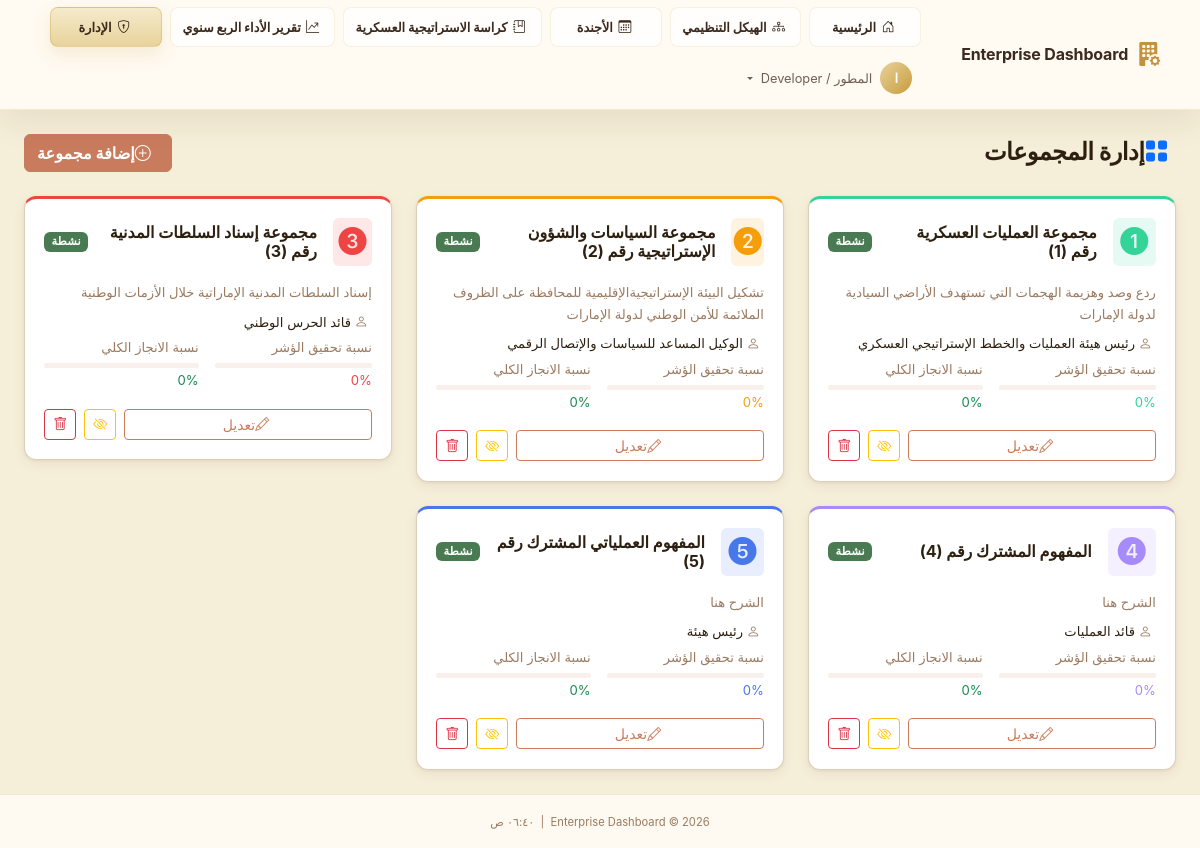
The page /admin/departments (signed in) on the database its author committed.
### app/models/user.py (models this page shows, shortened)
class User(UserMixin, db.Model):
    __tablename__ = 'users'
    id              = db.Column(db.String(36), primary_key=True, default=lambda: str(uuid.uuid4()))
    ldap_dn         = db.Column(db.String(255), unique=True, nullable=True)
    username        = db.Column(db.String(80),  unique=True, nullable=False, index=True)
    email           = db.Column(db.String(120), nullable=False)
    full_name       = db.Column(db.String(120), nullable=False)
    password_hash   = db.Column(db.String(255), nullable=True)  # Only for sim mode
    is_ldap_user    = db.Column(db.Boolean, default=True)
    is_active       = db.Column(db.Boolean, default=True)
    role_id         = db.Column(db.Integer, db.ForeignKey('roles.id'), nullable=True)
    department_id   = db.Column(db.Integer, db.ForeignKey('departments.id'), nullable=True)
    failed_logins     = db.Column(db.Integer, default=0)
    locked_until      = db.Column(db.DateTime, nullable=True)
    created_at  = db.Column(db.DateTime, default=datetime.utcnow)
    updated_at  = db.Column(db.DateTime, default=datetime.utcnow, onupdate=datetime.utcnow)
    last_login  = db.Column(db.DateTime, nullable=True)
    role       = db.relationship('Role', back_populates='users')
    department = db.relationship('Department', back_populates='users')
    audit_logs = db.relationship('AuditLog', back_populates='user', lazy='dynamic',
                                 foreign_keys='AuditLog.user_id')
    @property
    def is_authenticated(self) -> bool:
        return True
    def has_permission(self, required_level: int) -> bool:
        if not self.role:
            return False
        return self.role.permission_level >= required_level
    @property
    def permission_level(self) -> int:
        return self.role.permission_level if self.role else 0
    def can_admin(self) -> bool:
        return self.permission_level >= 80  # Deputy and above
    @classmethod
    def get_by_id(cls, user_id: str) -> Optional['User']:
        return cls.query.get(user_id)

### app/models/department.py (models this page shows, shortened)
class Department(db.Model):
    __tablename__ = 'departments'
    id                 = db.Column(db.Integer, primary_key=True)
    code               = db.Column(db.String(20), unique=True, nullable=False)
    name               = db.Column(db.String(120), nullable=False)
    description        = db.Column(db.Text, default='')
    responsible_person = db.Column(db.String(120), default='')          # Title / role (e.g., "رئيس هيئة...")
    responsible_name   = db.Column(db.String(120), default='')          # Person's name (shown above the title)
    color              = db.Column(db.String(7), default='#4F8EF7')   # Hex color
    icon               = db.Column(db.String(60), default='bi-grid-fill')
    logo_file          = db.Column(db.String(120), nullable=True)     # Custom logo filename
    concept_number     = db.Column(db.Integer, nullable=True)         # Operational Concept Number
    order_index        = db.Column(db.Integer, default=0)
    is_active          = db.Column(db.Boolean, default=True, nullable=False)
    is_central         = db.Column(db.Boolean, default=False, nullable=False)  # CEO hub group
    director_notes     = db.Column(db.Text, default='')               # Inline CEO notes
    concept_number     = db.Column(db.Integer, nullable=True)         # المفهوم العملياتي المشترك عدد
    created_at         = db.Column(db.DateTime, server_default=db.func.now())
    updated_at         = db.Column(db.DateTime, server_default=db.func.now(), onupdate=db.func.now())
    users   = db.relationship('User', back_populates='department', lazy='dynamic')
    metrics = db.relationship('DepartmentMetrics', back_populates='department',
                              lazy='dynamic', cascade='all, delete-orphan')
    def latest_metrics(self) -> Optional['DepartmentMetrics']:
        return (
            self.metrics
            .order_by(DepartmentMetrics.metric_date.desc())
            .first()
        )
    def competence_pct(self) -> float:
        m = self.latest_metrics()
        return float(m.competence_percentage) if m else 0.0
    def completion_pct(self) -> float:
        m = self.latest_metrics()
        return float(m.completion_percentage) if m else 0.0

### app/admin/routes.py (the view)
@admin_bp.route('/departments')
@login_required
@require_permission(PERMISSIONS['DEPUTY'])
def departments():
    all_depts = Department.query.filter(Department.is_central == False).order_by(Department.order_index).all()
    return render_template('admin/departments.html',
                           all_depts=all_depts,
                           page_title='إدارة المجموعات')

### app/__init__.py (called while the page is built)
def _register_extensions(app: Flask) -> None:
    db.init_app(app)
    login_manager.init_app(app)
    csrf.init_app(app)
    login_manager.login_view          = 'auth.login'
    login_manager.login_message       = 'Please sign in to access this page.'
    login_manager.login_message_category = 'warning'
    login_manager.session_protection  = 'strong'
    @login_manager.user_loader
    def load_user(user_id: str):
        from app.models.user import User
        return User.get_by_id(user_id)

def _register_context_processors(app: Flask) -> None:
    from datetime import datetime
    from app.models.role import PERMISSIONS
    @app.context_processor
    def inject_globals():
        return {
            'PERMISSIONS': PERMISSIONS,
            'now':         datetime.utcnow,
            'app_name':    app.config.get('APP_NAME', 'Enterprise Dashboard'),
        }

### app/templates/admin/departments.html (shortened to what this page needs)
{% extends "base.html" %}
{% block extra_css %}
<link rel="stylesheet" href="{{ url_for('static', filename='css/cropper.min.css') }}">
{% endblock %}
{% block content %}
<div class="container-fluid px-4 py-4">
    <div class="d-flex align-items-center justify-content-between mb-4">
        <h1 class="page-title mb-0"><i class="bi bi-grid-fill text-primary me-2"></i>إدارة المجموعات</h1>
        <button class="btn btn-primary" data-bs-toggle="modal" data-bs-target="#addDeptModal">
            <i class="bi bi-plus-circle me-2"></i>إضافة مجموعة
        </button>
    </div>
    <div class="row g-4">
        {% for dept in all_depts %}
        <div class="col-md-6 col-xl-4">
            <div class="glass-card dept-admin-card" style="border-top: 3px solid {{ dept.color }}">
                <div class="d-flex align-items-center gap-3 mb-3">
                    <div class="dept-icon-lg" style="color:{{ dept.color }}; background:{{ dept.color }}20">
                        <i class="{{ dept.icon }} fs-3"></i>
                    </div>
                    <div class="flex-grow-1">
                        <h3 class="h6 fw-bold mb-0">
                            {{ dept.name }}
                            {% if dept.concept_number %}
                            رقم ({{ dept.concept_number }})
                            {% endif %}
                        </h3>
                    </div>
                    <div class="d-flex flex-column gap-1">
                        {% if dept.is_active %}
                        <span class="badge bg-success">نشطة</span>
                        {% else %}
                        <span class="badge bg-secondary">مخفية</span>
                        {% endif %}
                    </div>
                </div>
                <p class="small text-muted mb-2">{{ dept.description or 'لا يوجد وصف' }}</p>
                <p class="small mb-1">
                    <i class="bi bi-person text-muted me-1"></i>
                    {{ dept.responsible_person or '— (غير محدد)' }}
                </p>
                <div class="d-flex gap-3 mb-3">
                    <div class="flex-fill">
                        <div class="small text-muted mb-1">نسبة تحقيق الؤشر</div>
                        <div class="progress" style="height:5px">
                        </div>
                        <small style="color:{{ dept.color }}">{{ dept.competence_pct()|round(0)|int }}%</small>
                    </div>
                    <div class="flex-fill">
                        <div class="small text-muted mb-1">نسبة الانجاز الكلي</div>
                        <div class="progress" style="height:5px">
                        </div>
                        <small class="text-success">{{ dept.completion_pct()|round(0)|int }}%</small>
                    </div>
                </div>
                <div class="d-flex gap-2">
                    <button class="btn btn-sm btn-outline-primary flex-fill" data-bs-toggle="modal"
                        data-bs-target="#editDeptModal" data-dept-id="{{ dept.id }}" data-dept-name="{{ dept.name }}"
                        data-dept-desc="{{ dept.description }}" data-dept-person="{{ dept.responsible_person }}"
                        data-dept-resp-name="{{ dept.responsible_name or '' }}"
                        data-dept-concept="{{ dept.concept_number or '' }}" data-dept-color="{{ dept.color }}"
                        data-dept-icon="{{ dept.icon }}" data-dept-logo="{{ dept.logo_file or '' }}">
                        <i class="bi bi-pencil me-1"></i>تعديل
                    </button>
                    <form action="{{ url_for('admin.toggle_department', dept_id=dept.id) }}" method="POST">
                        <button type="submit"
                            class="btn btn-sm {{ 'btn-outline-warning' if dept.is_active else 'btn-outline-success' }}">
                            <i class="bi bi-{{ 'eye-slash' if dept.is_active else 'eye' }}"></i>
                        </button>
                    </form>
                    {% if current_user.permission_level >= PERMISSIONS['SECRETARY'] %}
                    <form action="{{ url_for('admin.delete_department', dept_id=dept.id) }}" method="POST">
                        <button type="submit" class="btn btn-sm btn-outline-danger"
                            onclick="return confirm('حذف المجموعة نهائياً؟ لا يمكن التراجع!')">
                            <i class="bi bi-trash"></i>
                        </button>
                    </form>
                    {% endif %}
                </div>
            </div>
        </div>
        {% else %}
        <div class="col-12 text-center text-muted py-5">
            <i class="bi bi-grid fs-1 opacity-25"></i>
            <p class="mt-3">لا توجد مجموعات. أضف الأولى!</p>
        </div>
        {% endfor %}
    </div>
</div>
{% endblock %}

### app/templates/base.html (shortened to what this page needs)
<!DOCTYPE html>
<html lang="ar" dir="rtl">
<head>
  <link rel="stylesheet" href="{{ url_for('static', filename='css/bootstrap.min.css') }}">
  <link rel="stylesheet" href="{{ url_for('static', filename='css/bootstrap-icons.css') }}">
  <link rel="stylesheet" href="{{ url_for('static', filename='css/custom.css') }}">
  {% block extra_css %}{% endblock %}
</head>
<body class="{% block body_class %}app-body{% endblock %}">
  {% block body %}
  <nav class="navbar navbar-dark navbar-expand-lg app-navbar" id="mainNav">
    <div class="container-fluid px-4">
      <a class="navbar-brand d-flex align-items-center gap-2" href="{{ url_for('dashboard.index') }}">
        <i class="bi bi-building-fill-gear fs-4 text-primary-glow"></i>
        <span class="fw-bold">{{ app_name }}</span>
      </a>
      <div class="collapse navbar-collapse" id="navbarMain">
        <ul class="navbar-nav ms-auto align-items-center gap-2 main-nav-menu">
          <li class="nav-item">
            <a class="nav-link primary-nav-link {% if request.endpoint == 'dashboard.index' %}active{% endif %}"
              href="{{ url_for('dashboard.index') }}">
              <i class="bi bi-house-door me-1"></i>الرئيسية
            </a>
          </li>
          <li class="nav-item">
            <a class="nav-link primary-nav-link {% if request.endpoint == 'dashboard.org_structure' %}active{% endif %}"
              href="{{ url_for('dashboard.org_structure') }}">
              <i class="bi bi-diagram-3 me-1"></i>الهيكل التنظيمي
            </a>
          </li>
          <li class="nav-item">
            <a class="nav-link primary-nav-link {% if request.endpoint == 'dashboard.agenda' %}active{% endif %}"
              href="{{ url_for('dashboard.agenda') }}">
              <i class="bi bi-calendar3 me-1"></i>الأجندة
            </a>
          </li>
          <li class="nav-item">
            <a class="nav-link primary-nav-link {% if request.endpoint == 'dashboard.strategy_booklet' %}active{% endif %}"
              href="{{ url_for('dashboard.strategy_booklet') }}">
              <i class="bi bi-journal-bookmark me-1"></i>كراسة الاستراتيجية العسكرية
            </a>
          </li>
          <li class="nav-item">
            <a class="nav-link primary-nav-link {% if request.endpoint == 'dashboard.quarterly_performance' %}active{% endif %}"
              href="{{ url_for('dashboard.quarterly_performance') }}">
              <i class="bi bi-graph-up-arrow me-1"></i>تقرير الأداء الربع سنوي
            </a>
          </li>
          {% if current_user.is_authenticated %}
          {% if current_user.can_admin() %}
          <li class="nav-item">
            <a class="nav-link primary-nav-link {% if request.endpoint and request.endpoint.startswith('admin') %}active{% endif %}"
              href="{{ url_for('admin.users') }}">
              <i class="bi bi-shield-lock me-1"></i>الإدارة
            </a>
          </li>
          {% endif %}
          <li class="nav-item dropdown">
            <a class="nav-link dropdown-toggle d-flex align-items-center gap-2" href="#" role="button"
              data-bs-toggle="dropdown">
              <span class="avatar-circle">{{ current_user.full_name[0]|upper }}</span>
              <span class="d-none d-md-inline">{{ current_user.full_name }}</span>
            </a>
          </li>
          {% endif %}
        </ul>
      </div>
    </div>
  </nav>
  <main class="main-content">
    {% block content %}{% endblock %}
  </main>
  <footer class="app-footer mt-auto py-3 text-center">
    <small class="text-muted">
      {{ app_name }} &copy; {{ now().year }}
      &nbsp;|&nbsp;
      <span id="currentTime"></span>
    </small>
  </footer>
  {% endblock %}
</body>
</html>

### rows shown on the page
User: full_name "ا", full_name "المطور / Developer"
Department: name "مجموعة العمليات العسكرية", concept_number "1", is_active "نشطة", description "ردع وصد وهزيمة الهجمات التي تستهدف الأراضي السيادية لدولة الإمارات", responsible_person "رئيس هيئة العمليات والخطط الإستراتيجي العسكري", competence_pct "0", completion_pct "0"
Department: name "مجموعة السياسات والشؤون الإستراتيجية", concept_number "2", is_active "نشطة", description "تشكيل البيئة الإستراتيجيةالإقليمية للمحافظة على الظروف الملائمة للأمن الوطني لدولة الإمارات", responsible_person "الوكيل المساعد للسياسات والإتصال الرقمي", competence_pct "0", completion_pct "0"
Department: name "مجموعة إسناد السلطات المدنية", concept_number "3", is_active "نشطة", description "إسناد السلطات المدنية الإماراتية خلال الأزمات الوطنية", responsible_person "قائد الحرس الوطني", competence_pct "0", completion_pct "0"
Department: name "المفهوم المشترك", concept_number "4", is_active "نشطة", description "الشرح هنا", responsible_person "قائد العمليات", competence_pct "0", completion_pct "0"
Department: name "المفهوم العملياتي المشترك", concept_number "5", is_active "نشطة", description "الشرح هنا", responsible_person "رئيس هيئة", competence_pct "0", completion_pct "0"

### other values the page prints
{{ app_name }} "Enterprise Dashboard"
